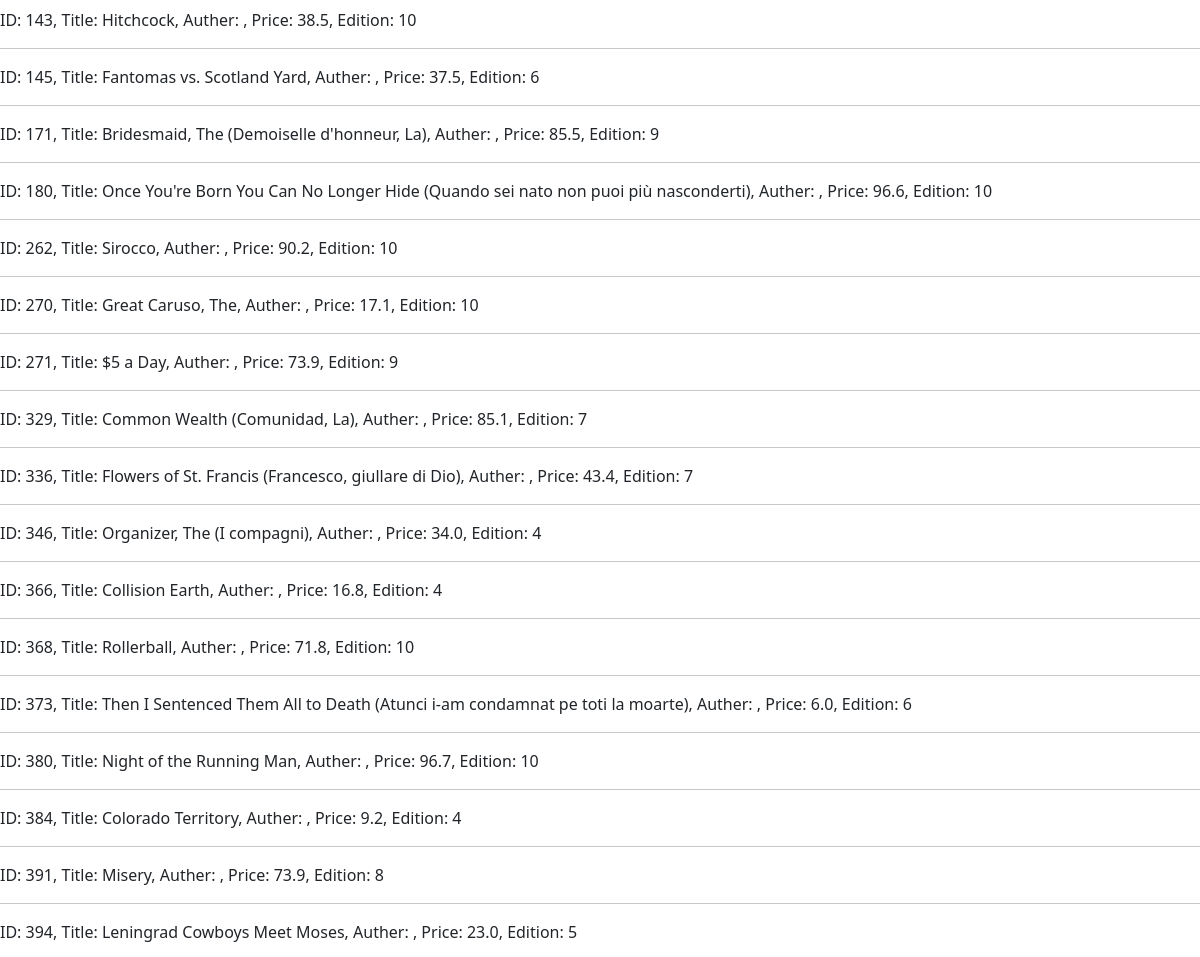
Before: /books/lab8/task2 (middle part) with the older database file.
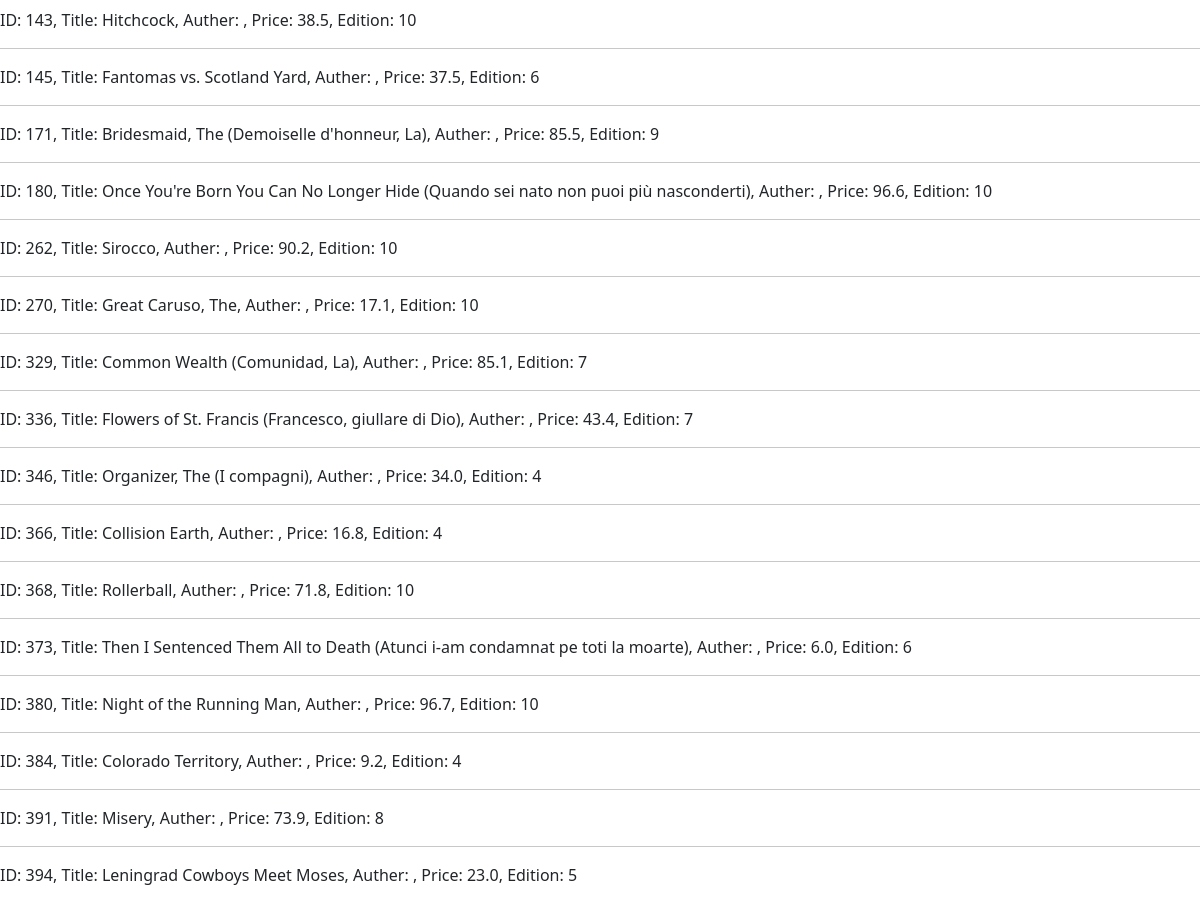
After: the same page with the newer database file.
### apps/bookmodule/models.py (models this page shows)
class Book(models.Model):
    title = models.CharField(max_length = 50, null=True, blank=True)
    author = models.CharField(max_length = 50, null=True, blank=True)
    price = models.FloatField(default = 0.0)
    edition = models.SmallIntegerField(default = 1)

### apps/bookmodule/views.py (the view)
# urls.py: path('lab8/task2', views.lab8_task2 , name='lab8_task2'),
def lab8_task2(request):
    mybooks=Book.objects.filter(Q (edition__gt = 3)&(Q(author__icontains = 'co')|Q(title__icontains='co'))) # <- multiple objects
    return render(request, 'bookmodule/bookList.html', {'books':mybooks})

### apps/templates/bookmodule/booklist.html (shortened to what this page needs)
{% extends "layouts/base.html" %}
{% load static %}
{% block content %}
    {% if books %}
        {% for obj in books %}
            ID: {{obj.id}}, Title: {{obj.title}}, Auther: {{obj.auther}}, Price: {{obj.price}}, Edition: {{obj.edition}}
            <hr>
        {% endfor %}
    {% else %}
        <p>No books found.</p>
    {% endif %}
{% endblock content %}

### apps/templates/layouts/base.html (shortened to what this page needs)
<!DOCTYPE html>
<html lang="en">
{% load static %}
<head>
  <link href="https://cdn.jsdelivr.net/npm/bootstrap@5.3.0/dist/css/bootstrap.min.css" rel="stylesheet">
  <link rel="stylesheet" href="https://cdnjs.cloudflare.com/ajax/libs/font-awesome/4.7.0/css/font-awesome.min.css">
  <link rel="stylesheet" href="{% static 'styles.css' %}">
</head>
<body>
  <main>
    {% block content %}{% endblock content %}
  </main>
</body>
</html>

Changed rows visible on the page:
removed Book: id "271", title "$5 a Day", price "73.9", edition "9"
